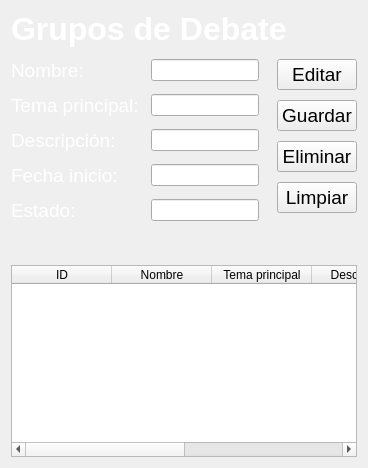
<?xml version="1.0" encoding="UTF-8"?>
<ui version="4.0">

 <class>GrupoDebate_page</class>

 <widget class="QWidget" name="GrupoDebate_page">

  <property name="sizePolicy">
   <sizepolicy hsizetype="Expanding" vsizetype="Expanding">
    <horstretch>0</horstretch>
    <verstretch>0</verstretch>
   </sizepolicy>
  </property>

  <property name="windowTitle">
   <string>Grupo Debate</string>
  </property>

  <layout class="QVBoxLayout" name="mainLayout">

   <property name="spacing">
    <number>12</number>
   </property>

   <!-- TITULO -->
   <item>
    <layout class="QHBoxLayout" name="topBar">

     <item>
      <widget class="QLabel" name="pageTitle">

       <property name="font">
        <font>
         <family>Segoe UI</family>
         <pointsize>24</pointsize>
         <bold>true</bold>
        </font>
       </property>

       <property name="styleSheet">
        <string notr="true">color:white;</string>
       </property>

       <property name="text">
        <string>Grupos de Debate</string>
       </property>

      </widget>
     </item>

     <item>
      <spacer name="horizontalSpacer">

       <property name="orientation">
        <enum>Qt::Orientation::Horizontal</enum>
       </property>

       <property name="sizeHint" stdset="0">
        <size>
         <width>40</width>
         <height>20</height>
        </size>
       </property>

      </spacer>
     </item>

    </layout>
   </item>

   <!-- ZONA CENTRAL -->
   <item>

    <layout class="QHBoxLayout" name="contentLayout">

     <property name="spacing">
      <number>18</number>
     </property>

     <!-- FORMULARIO -->
     <item>

      <layout class="QFormLayout" name="formLayout">

       <property name="horizontalSpacing">
        <number>12</number>
       </property>

       <property name="verticalSpacing">
        <number>12</number>
       </property>

       <!-- NOMBRE -->
       <item row="0" column="0">
        <widget class="QLabel" name="labelNombre">

         <property name="font">
          <font>
           <pointsize>14</pointsize>
          </font>
         </property>

         <property name="styleSheet">
          <string notr="true">color:white;</string>
         </property>

         <property name="text">
          <string>Nombre:</string>
         </property>

        </widget>
       </item>

       <item row="0" column="1">
        <widget class="QLineEdit" name="inputNombre">

         <property name="styleSheet">
          <string notr="true">color:white;</string>
         </property>

        </widget>
       </item>

       <!-- TEMA -->
       <item row="1" column="0">
        <widget class="QLabel" name="labelTema">

         <property name="font">
          <font>
           <pointsize>14</pointsize>
          </font>
         </property>

         <property name="styleSheet">
          <string notr="true">color:white;</string>
         </property>

         <property name="text">
          <string>Tema principal:</string>
         </property>

        </widget>
       </item>

       <item row="1" column="1">
        <widget class="QLineEdit" name="inputTemaPrincipal">

         <property name="styleSheet">
          <string notr="true">color:white;</string>
         </property>

        </widget>
       </item>

       <!-- DESCRIPCION -->
       <item row="2" column="0">
        <widget class="QLabel" name="labelDescripcion">

         <property name="font">
          <font>
           <pointsize>14</pointsize>
          </font>
         </property>

         <property name="styleSheet">
          <string notr="true">color:white;</string>
         </property>

         <property name="text">
          <string>Descripción:</string>
         </property>

        </widget>
       </item>

       <item row="2" column="1">
        <widget class="QLineEdit" name="inputDescripcion">

         <property name="styleSheet">
          <string notr="true">color:white;</string>
         </property>

        </widget>
       </item>

       <!-- FECHA -->
       <item row="3" column="0">
        <widget class="QLabel" name="labelFechaInicio">

         <property name="font">
          <font>
           <pointsize>14</pointsize>
          </font>
         </property>

         <property name="styleSheet">
          <string notr="true">color:white;</string>
         </property>

         <property name="text">
          <string>Fecha inicio:</string>
         </property>

        </widget>
       </item>

       <item row="3" column="1">
        <widget class="QLineEdit" name="inputFechaInicio">

         <property name="styleSheet">
          <string notr="true">color:white;</string>
         </property>

        </widget>
       </item>

       <!-- ESTADO -->
       <item row="4" column="0">
        <widget class="QLabel" name="labelEstado">

         <property name="font">
          <font>
           <pointsize>14</pointsize>
          </font>
         </property>

         <property name="styleSheet">
          <string notr="true">color:white;</string>
         </property>

         <property name="text">
          <string>Estado:</string>
         </property>

        </widget>
       </item>

       <item row="4" column="1">
        <widget class="QLineEdit" name="inputEstado">

         <property name="styleSheet">
          <string notr="true">color:white;</string>
         </property>

        </widget>
       </item>

      </layout>

     </item>

     <!-- BOTONES -->
     <item>

      <layout class="QVBoxLayout" name="buttonsLayout">

       <property name="spacing">
        <number>10</number>
       </property>

       <item>
        <widget class="QPushButton" name="btn_editar">

         <property name="font">
          <font>
           <pointsize>14</pointsize>
          </font>
         </property>

         <property name="text">
          <string>Editar</string>
         </property>

        </widget>
       </item>

       <item>
        <widget class="QPushButton" name="btn_guardar">

         <property name="font">
          <font>
           <pointsize>14</pointsize>
          </font>
         </property>

         <property name="text">
          <string>Guardar</string>
         </property>

        </widget>
       </item>

       <item>
        <widget class="QPushButton" name="btn_eliminar">

         <property name="font">
          <font>
           <pointsize>14</pointsize>
          </font>
         </property>

         <property name="text">
          <string>Eliminar</string>
         </property>

        </widget>
       </item>

       <item>
        <widget class="QPushButton" name="btn_limpiar">

         <property name="font">
          <font>
           <pointsize>14</pointsize>
          </font>
         </property>

         <property name="text">
          <string>Limpiar</string>
         </property>

        </widget>
       </item>

       <item>
        <spacer name="verticalSpacer">

         <property name="orientation">
          <enum>Qt::Orientation::Vertical</enum>
         </property>

         <property name="sizeHint" stdset="0">
          <size>
           <width>20</width>
           <height>40</height>
          </size>
         </property>

        </spacer>
       </item>

      </layout>

     </item>

    </layout>

   </item>

   <!-- TABLA -->
   <item>

    <widget class="QTableWidget" name="tabla_grupos">

     <property name="sizePolicy">
      <sizepolicy hsizetype="Expanding" vsizetype="Expanding">
       <horstretch>0</horstretch>
       <verstretch>1</verstretch>
      </sizepolicy>
     </property>

     <column>
      <property name="text">
       <string>ID</string>
      </property>
     </column>

     <column>
      <property name="text">
       <string>Nombre</string>
      </property>
     </column>

     <column>
      <property name="text">
       <string>Tema principal</string>
      </property>
     </column>

     <column>
      <property name="text">
       <string>Descripción</string>
      </property>
     </column>

     <column>
      <property name="text">
       <string>Fecha inicio</string>
      </property>
     </column>

     <column>
      <property name="text">
       <string>Estado</string>
      </property>
     </column>

    </widget>

   </item>

  </layout>

 </widget>

 <resources/>

 <connections/>

</ui>
